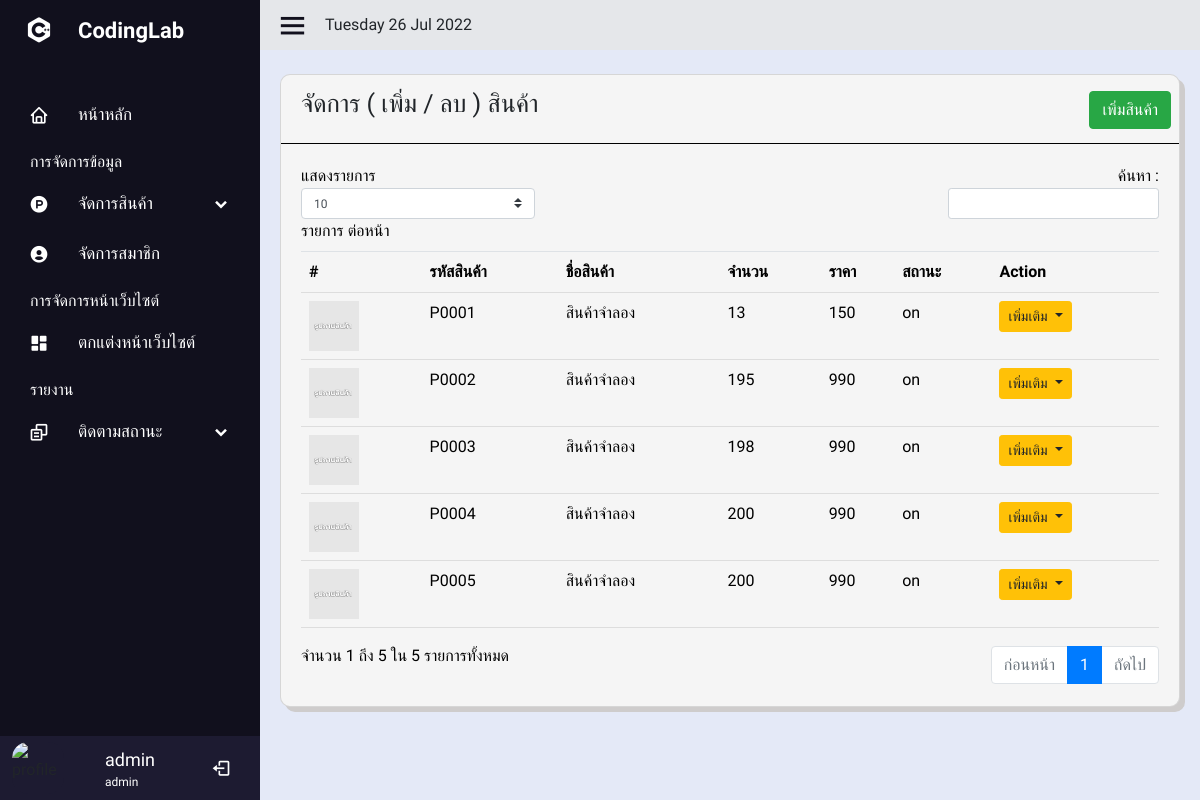
Page /admin/product.php (signed in) on the committed database.
### tables this page shows
CREATE TABLE `users` (
  `id` int(10) NOT NULL AUTO_INCREMENT,
  `firstname` varchar(255) NOT NULL,
  `lastname` varchar(255) NOT NULL,
  `email` varchar(255) NOT NULL,
  `password` varchar(255) NOT NULL,
  `urole` varchar(255) NOT NULL,
  `created_at` timestamp NOT NULL DEFAULT current_timestamp(),
  `phone` varchar(50) NOT NULL,
  `sex` varchar(255) NOT NULL,
  `status` text NOT NULL,
  PRIMARY KEY (`id`)
);

CREATE TABLE `product` (
  `product_id` int(11) NOT NULL AUTO_INCREMENT,
  `product_code` varchar(255) NOT NULL,
  `product_name` text NOT NULL,
  `product_detail` text DEFAULT NULL,
  `product_alldetail` text DEFAULT NULL,
  `product_price` text NOT NULL,
  `product_status` text NOT NULL,
  `product_type_id` text NOT NULL,
  `product_created` datetime NOT NULL,
  `product_editdate` datetime DEFAULT NULL,
  `product_quantity` int(11) NOT NULL,
  PRIMARY KEY (`product_id`)
);

CREATE TABLE `product_pic` (
  `product_pic_id` int(11) NOT NULL AUTO_INCREMENT,
  `product_id` int(11) NOT NULL,
  `product_pic_sort` double NOT NULL,
  `product_pic_path` text NOT NULL,
  PRIMARY KEY (`product_pic_id`)
);

### admin/product.php (the view, shortened to what this page needs)
<?php include('sidebar.php'); ?>
<section class="home-section">
    <div class="home-content">
        <i class='bx bx-menu'></i>
        <?php
        echo date('l' . ' ' . 'd' . ' ' . 'M' . ' ' . 'Y');
        ?>
    </div>
    <div class="table-content mt-4">
        <div class="card">
            <div class="card-head pr-2">
                <div class="row">
                    <div class="col-sm-6">
                        <p>จัดการ ( เพิ่ม / ลบ ) สินค้า</p>
                    </div>
                    <div class="col-sm-6 text-right mt-3">
                        <button class="btn btn-success" data-toggle="modal" data-target="#modelId">เพิ่มสินค้า</button>
                    </div>
                </div>
            </div>
            <div class="card-body">
                <div class="box-tale">
                    <table class="table" id="dataal">
                        <thead>
                            <tr>
                                <th>#</th>
                                <th>รหัสสินค้า</th>
                                <th>ชื่อสินค้า</th>
                                <th>จำนวน</th>
                                <th>ราคา</th>
                                <th>สถานะ</th>
                                <th>Action</th>
                            </tr>
                        </thead>
                        <tbody>
                            <?php
                            $sql = $conn->prepare("SELECT * FROM product ORDER BY product_created ASC");
                            $sql->execute();
                            $rowdata = $sql->fetchAll(PDO::FETCH_OBJ);
                            if ($sql->rowCount() > 0) {
                                foreach ($rowdata as $resdata) {
                                    $sqlpic = $conn->prepare("SELECT * FROM product_pic WHERE product_id = '$resdata->product_id' ");
                                    $sqlpic->execute();
                                    $rowpic = $sqlpic->fetch(PDO::FETCH_ASSOC);
                            ?>
                                    <tr>
                                        <td>
                                            <img src="../include/img/<?= $rowpic['product_pic_path']; ?>" width="50px" height="50px" alt="">
                                        </td>
                                        <td> <?php echo $resdata->product_code; ?> </td>
                                        <td> <?php echo $resdata->product_name; ?> </td>
                                        <td> <?php echo $resdata->product_quantity; ?> </td>
                                        <td> <?php echo $resdata->product_price; ?> </td>
                                        <td> <?php echo $resdata->product_status; ?> </td>
                                        <td>
                                            <div class="dropdown open">
                                                <button class="btn btn-warning dropdown-toggle btn-sm" type="button" id="triggerId" data-toggle="dropdown" aria-haspopup="true" aria-expanded="false">
                                                    เพิ่มเติม
                                                </button>
                                            </div>
                                        </td>
                                    </tr>
                            <?php     }
                            }
                            ?>
                        </tbody>
                    </table>
                </div>
            </div>
        </div>
    </div>
</section>
<br>
</body>
</html>

### admin/sidebar.php (shortened to what this page needs)
<?php
include('../include/connect.php')
?>
<!doctype html>
<html lang="th">
<link href='https://unpkg.com/boxicons@2.1.2/css/boxicons.min.css' rel='stylesheet'>
<link rel="stylesheet" href="https://cdn.jsdelivr.net/npm/bootstrap@4.0.0/dist/css/bootstrap.min.css">
<link rel="stylesheet" href="assets/css/sw_custom.css">
<link rel="stylesheet" href="styles.css">
<body>
    <div class="sidebar">
        <div class="logo-detil">
            <i class="bx bxl-c-plus-plus"></i>
            <span class="logo-name">
                CodingLab
            </span>
        </div>
        <ul class="nav-linked">
            <li>
                <a href="index.php">
                    <i class='bx bx-home'></i>
                    <span class="link-named">
                        หน้าหลัก
                    </span>
                </a>
            </li>
            <p class="manage">การจัดการข้อมูล</p>
            <li>
                <div class="icon-link">
                    <a href="#">
                        <i class='bx bxl-product-hunt'></i>
                        <span class="link-named">
                            จัดการสินค้า
                        </span>
                    </a>
                    <i class='bx bxs-chevron-down arrow'></i>
                </div>
            </li>
            <li>
                <a href="useredit.php">
                    <i class='bx bxs-user-circle'></i>
                    <span class="link-named">
                        จัดการสมาชิก
                    </span>
                </a>
            </li>
            <p class="manage">การจัดการหน้าเว็บไซต์</p>
            <li>
                <a href="Carousel.php">
                    <i class='bx bxs-dashboard'></i>
                    <span class="link-named">
                        ตกแต่งหน้าเว็บไซต์
                    </span>
                </a>
            </li>
            <p class="manage">รายงาน</p>
            <li>
                <div class="icon-link">
                    <a href="#">
                        <i class='bx bx-copy-alt'></i>
                        <span class="link-named">
                            ติดตามสถานะ
                        </span>
                    </a>
                    <i class='bx bxs-chevron-down arrow'></i>
                </div>
            </li>
            <li>
                <?php
                if (isset($_SESSION['admin_login'])) {
                    $sql = $conn->prepare("SELECT * FROM users WHERE id = '" . $_SESSION["admin_login"] . "' LIMIT 1");
                    $sql->execute();
                    $row = $sql->fetch(PDO::FETCH_ASSOC);
                } else {
                    echo "<script>window.location='../index.php'</script>";
                    exit;
                }
                ?>
                <div class="profile-details">
                    <div class="profile-content">
                        <img src="https://media-cdn.tripadvisor.com/media/photo-s/15/a4/9b/77/legacy-hotel-at-img-academy.jpg" alt="profile">
                    </div>
                    <div class="name-job">
                        <div class="profile-name"><?php echo $row['firstname']; ?></div>
                        <div class="job"><?php echo $row['urole']; ?></div>
                    </div>
                    <a href="../include/logout.php"> <i class="bx bx-log-out"></i></a>
                </div>
            </li>
        </ul>
    </div>

### admin/styles.css (style rules this page uses)
* { margin: 0; padding: 0; box-sizing: border-box; font-family: 'Mitr', sans-serif; }
body { background-color: #E4E9F7; }
.sidebar { position: fixed; top: 0; left: 0; height: 100%; width: 260px; background: #11101d; z-index: 100; transition: all 0.5s ease; }
.sidebar .manage { color: #fff; margin-top: 10px; margin-left: 30px; margin-bottom: 5px; }
.sidebar .logo-detil { height: 60px; width: 100%; display: flex; align-items: center; }
.sidebar .logo-detil i { font-size: 30px; color: #fff; height: 50px; min-width: 78px; text-align: center; line-height: 50px; }
.sidebar .logo-detil .logo-name { font-size: 22px; color: #fff; font-weight: 600; transition: 0.3s ease; transition-delay: 0.1s; }
.sidebar .nav-linked { height: 100%; padding: 30px 0 150px 0; overflow: auto; }
.sidebar .nav-linked li .icon-link { display: flex; align-items: center; justify-content: space-between; }
.sidebar .nav-linked li { position: relative; list-style: none; transition: all 0.4s ease; }
.sidebar .nav-linked li i { height: 50px; min-width: 78px; text-align: center; line-height: 50px; color: #fff; font-size: 20px; cursor: pointer; transition: all 0.3s ease; }
.sidebar .nav-linked li a { display: flex; align-items: center; text-decoration: none; }
.sidebar .nav-linked li a .link-named { font-size: 17px; font-weight: 400; color: #fff; }
.sidebar .profile-details { position: fixed; bottom: 0; width: 260px; display: flex; align-items: center; justify-content: space-between; background-color: #1d1b31; padding: 6px 0; width: 260px; transition: all 0.5s ease; }
.sidebar .profile-details .profile-content { display: flex; align-items: center; }
.sidebar .profile-details img { height: 52px; width: 52px; object-fit: cover; border-radius: 16px; margin: 0 14px 0 12px; background-color: #1d1b31; transition: all 0.5s ease; }
.sidebar .profile-details .profile-name, .sidebar .profile-details .job { color: #fff; font-size: 18px; font-weight: 500; white-space: nowrap; }
.sidebar .profile-details .job { font-size: 12px; }
.home-section { position: relative; height: 100%; left: 260px; width: calc(100% - 260px ); transition: all 0.5s ease; }
.home-section .home-content { background-color: #e5e7ea; height: 50px; display: flex; align-items: center; }
.home-section .home-content .bx-menu, .home-section .home-content .text { color: #11101d; font-size: 35px; }
.home-section .home-content .bx-menu { margin: 0 15px; cursor: pointer; }
.home-section .table-content { display: flex; margin-left: 20px; margin-right: 20px; }
.home-section .card { background-color: #F5F5F5; width: 100%; height: auto; border-radius: 10px; box-shadow: 5px 5px #cecccc; }
.home-section .card .card-head { border-bottom: 1px solid black ; }
.home-section .card .card-head p { margin: 10px 0 20px 20px; font-size: 25px; }
.home-section .table-content .box-tale { color: black; width: 100%; }
.home-section .table-content .box-tale table { border-collapse: collapse; width: 100%; height: auto; }
.home-section .table-content .box-tale th { padding: 8px; text-align: left; border-bottom: 1px solid #ddd; }
.home-section .table-content .box-tale td { padding: 8px; text-align: left; border-bottom: 1px solid #ddd; }

### rows in the picture
users: firstname "admin", urole "admin"
product: product_pic.product_pic_path (picture), product_code "P0001", product_name "สินค้าจำลอง", product_quantity "13", product_price "150", product_status "on"
product: product_pic.product_pic_path (picture), product_code "P0002", product_name "สินค้าจำลอง", product_quantity "195", product_price "990", product_status "on"
product: product_pic.product_pic_path (picture), product_code "P0003", product_name "สินค้าจำลอง", product_quantity "198", product_price "990", product_status "on"
product: product_pic.product_pic_path (picture), product_code "P0004", product_name "สินค้าจำลอง", product_quantity "200", product_price "990", product_status "on"
product: product_pic.product_pic_path (picture), product_code "P0005", product_name "สินค้าจำลอง", product_quantity "200", product_price "990", product_status "on"

### other values in the picture
date('l' . ' ' . 'd' . ' ' . 'M' . ' ' . 'Y') "Tuesday 26 Jul 2022"
